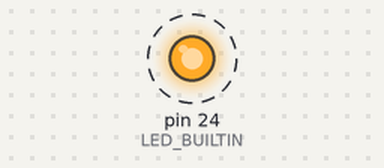
The sketch below on a simulated Arduino Mega 2560, built with avr-gcc and run on an emulated ATmega2560. On the bench: output pins drawn as LEDs (lit = HIGH). Dashed ring = blinking. What the sketch prints to the serial monitor is not drawn.

Above: at 0.5 s.
Timing chart, 0 to 3.0 s (numbered marks = the images above):
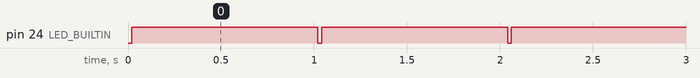

The sketch:

Blink.ino
```cpp
/**
 * Blink for Node MCU
 * also see https://arduino.stackexchange.com/questions/38477/does-the-node-mcu-v3-lolin-not-have-a-builtin-led
 *
 * Turns on an LED on for one second,
 * then off for one second, repeatedly.
 */
#include "Arduino.h"

// On a NodeMCU board the built-in led is on GPIO pin 2
#define LED_BUILTIN 24

void setup()
{
  Serial.begin(14400);

  // initialize LED digital pin as an output.
  pinMode(LED_BUILTIN, OUTPUT);
}

void loop()
{
  Serial.println("Node MCU blink!");
  // turn the LED on (the built-in led on a Node MCU board is active low)
  digitalWrite(LED_BUILTIN, LOW);
  // wait for a second
  delay(20);
  // turn the LED off (the built-in led on a Node MCU board is active low)
  digitalWrite(LED_BUILTIN, HIGH);

   // wait for a second
  delay(1000);
}
```

Measured:
- by itself, pin 24 (LED_BUILTIN): alternates HIGH for 1.0 s and LOW for 0.02 s
